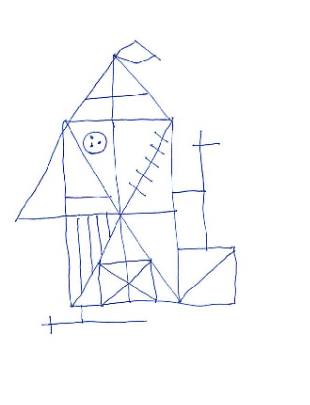
#> input picture Images/dataset2_rey/rey-213Ev1.png, 310 x 405 px, found by its file name
$ jupyter execute EX2_Dataset2_BRIEF_with_OpenCV.ipynb   (shell and % lines are left out)
#> lines starting #> are read from the running program, lines starting #| are printed output that depends on the picture
<a href="https://colab.research.google.com/github/DayrisRM/VisionArtificial-M0T/blob/master/EX2_Dataset2_BRIEF_with_OpenCV.ipynb" target="_parent"></a>

[cell 1]
import cv2
import matplotlib.pyplot as plt
import numpy as np

[cell 2]
# Load the image
imagePrefix = 'rey-213Ev1'
image1 = cv2.imread(imagePrefix + '.png')
#> image1 is the input picture: shape (405, 310, 3); mean B, G, R 251.5, 249.8, 249.2

# Convert the training image to RGB
training_image = cv2.cvtColor(image1, cv2.COLOR_BGR2RGB)

# Convert the training image to gray scale
training_gray = cv2.cvtColor(training_image, cv2.COLOR_RGB2GRAY)
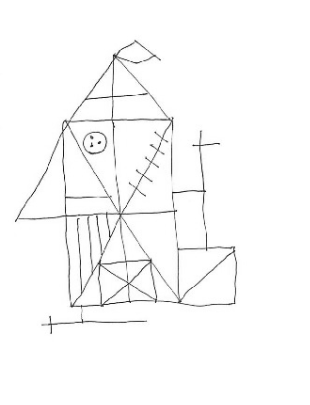
#> training_gray: shape (405, 310); min 16, max 255, mean 249.8

[cell 3]
# Load the model
imageModel = cv2.imread('rey_modelo.png')
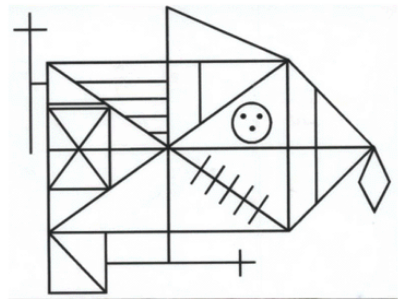
#> input picture Images/dataset2_rey/rey_modelo.png, 398 x 299 px, found by its file name
#> imageModel is the input picture: shape (299, 398, 3); mean B, G, R 232.9, 232.8, 231.8

[cell 4]
# Create test image by adding Scale Invariance and Rotational Invariance
test_image = cv2.pyrDown(imageModel)
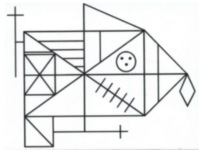
#> test_image: shape (150, 199, 3); mean B, G, R 233, 232.9, 231.9
test_image = cv2.pyrDown(test_image)
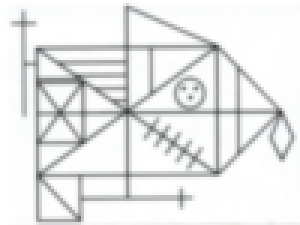
#> test_image: shape (75, 100, 3) (shown 3 times larger); mean B, G, R 233.2, 233.1, 232.1
num_rows, num_cols = test_image.shape[:2]
#> num_rows = 75; num_cols = 100

rotation_matrix = cv2.getRotationMatrix2D((num_cols/2, num_rows/2), 30, 1)
test_image = cv2.warpAffine(test_image, rotation_matrix, (num_cols, num_rows))
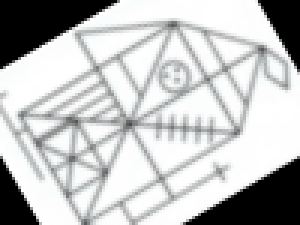
#> test_image: shape (75, 100, 3) (shown 3 times larger); mean B, G, R 192, 191.9, 191

test_gray = cv2.cvtColor(test_image, cv2.COLOR_RGB2GRAY)

[cell 5]
# Display traning image and testing image
fx, plots = plt.subplots(1, 2, figsize=(20,10))

plots[0].set_title("Training Image")
plots[0].imshow(training_image)

plots[1].set_title("Testing Image")
plots[1].imshow(test_image)
#> figure, not shown here; B, G, R data is drawn as R, G, B

[cell 6]
#Detect keypoints and Create Descriptor
fast = cv2.FastFeatureDetector_create()
brief = cv2.xfeatures2d.BriefDescriptorExtractor_create()

train_keypoints = fast.detect(training_gray, None)
#> train_keypoints = 742 keypoints; strongest (x, y, size): (218, 143, 7), (92, 145, 7), (193, 145, 7), (98, 143, 7)
test_keypoints = fast.detect(test_gray, None)
#> test_keypoints = 274 keypoints; strongest (x, y, size): (87, 16, 7), (95, 28, 7), (7, 38, 7), (25, 40, 7)

train_keypoints, train_descriptor = brief.compute(training_gray, train_keypoints)
#> train_keypoints = 731 keypoints; strongest (x, y, size): (218, 143, 7), (92, 145, 7), (193, 145, 7), (98, 143, 7)
test_keypoints, test_descriptor = brief.compute(test_gray, test_keypoints)
#> test_keypoints = 72 keypoints; strongest (x, y, size): (43, 41, 7), (37, 37, 7), (52, 45, 7), (31, 45, 7)

keypoints_without_size = np.copy(training_image)
keypoints_with_size = np.copy(training_image)

cv2.drawKeypoints(training_image, train_keypoints, keypoints_without_size, color = (0, 255, 0))
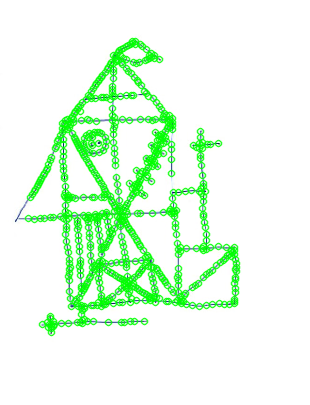
#> keypoints_without_size: shape (405, 310, 3); mean R, G, B 227.7, 252.6, 228.6

cv2.drawKeypoints(training_image, train_keypoints, keypoints_with_size, flags = cv2.DRAW_MATCHES_FLAGS_DRAW_RICH_KEYPOINTS)
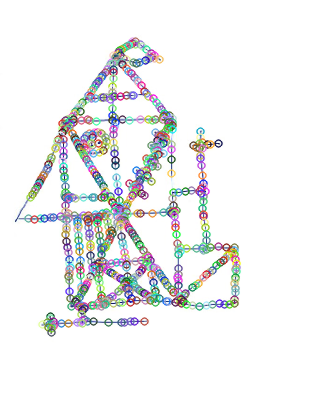
#> keypoints_with_size: shape (405, 310, 3); mean R, G, B 238.3, 238.9, 239.5

[cell 7]
# Display image with and without keypoints size
fx, plots = plt.subplots(1, 2, figsize=(20,10))

plots[0].set_title("Train keypoints With Size")
plots[0].imshow(keypoints_with_size, cmap='gray')

plots[1].set_title("Train keypoints Without Size")
plots[1].imshow(keypoints_without_size, cmap='gray')

cv2.imwrite('brief_' + imagePrefix + '_keypoints_with_size.png',keypoints_with_size)
cv2.imwrite('brief_' + imagePrefix + '_keypoints_without_size.png',keypoints_without_size)
#> Out = True

[cell 8]
# Print the number of keypoints detected in the training image
print("Number of Keypoints Detected In The Training Image: ", len(train_keypoints))
#| Number of Keypoints Detected In The Training Image:  731

# Print the number of keypoints detected in the query image
print("Number of Keypoints Detected In The Query Image: ", len(test_keypoints))
#| Number of Keypoints Detected In The Query Image:  72

[cell 9]
#Matching Keypoints
# Create a Brute Force Matcher object.
bf = cv2.BFMatcher(cv2.NORM_HAMMING, crossCheck = True)

# Perform the matching between the BRIEF descriptors of the training image and the test image
matches = bf.match(train_descriptor, test_descriptor)
#> matches = 34 matches

# The matches with shorter distance are the ones we want.
matches = sorted(matches, key = lambda x : x.distance)

result = cv2.drawMatches(training_image, train_keypoints, test_gray, test_keypoints, matches, test_gray, flags = 2)
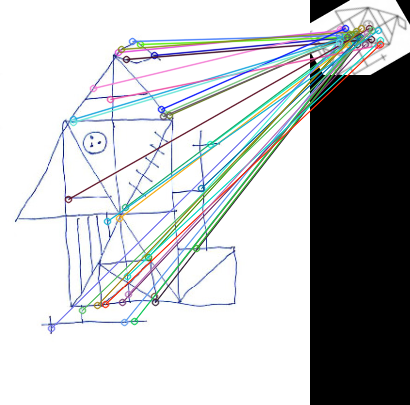
#> result: shape (405, 410, 3); mean R, G, B 188.2, 190.5, 191.6

# Display the best matching points
plt.rcParams['figure.figsize'] = [14.0, 7.0]
plt.title('Best Matching Points')
plt.imshow(result)
plt.show()

# Print total number of matching points between the training and query images
print("\nNumber of Matching Keypoints Between The Training and Query Images: ", len(matches))
#| Number of Matching Keypoints Between The Training and Query Images:  34

cv2.imwrite('brief_' + imagePrefix + '_best_machine_points.png',result)
#> Out = True
